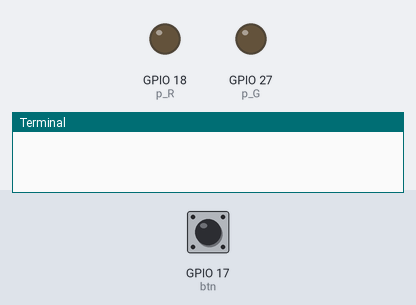
The program below on a simulated Raspberry Pi (BCM pin numbers). Parts: output pins drawn as LEDs (lit = HIGH), the last lines printed to the terminal. Inputs (shaded band) come from the test bench; at power-on: GPIO 17 (btn) HIGH.

Above: at 1.2 s.
1.3 s: GPIO 17 (btn) pulled LOW for 0.15 s
At 2.0 s:
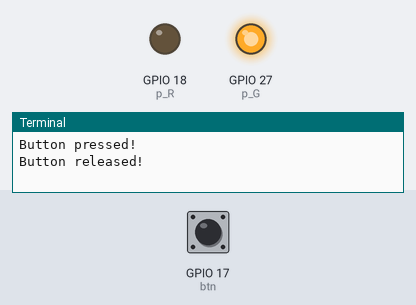
2.9 s: GPIO 17 (btn) pulled LOW for 3.2 s
At 3.7 s:
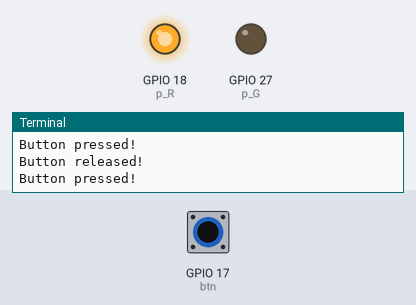
Timing chart, 0 to 7.6 s (numbered marks = the images above; inputs shaded):
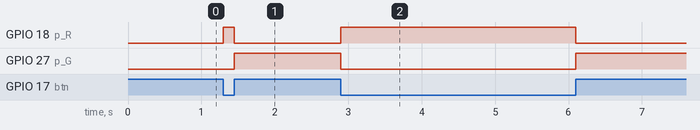

Measured:
- after the input at 1.3 s, GPIO 18 (p_R): LOW → HIGH at once, → LOW 0.15 s later; GPIO 27 (p_G): LOW → HIGH after 0.15 s
- after the input at 2.9 s, GPIO 18 (p_R): LOW → HIGH at once, → LOW 3.2 s later; GPIO 27 (p_G): HIGH → LOW at once, → HIGH 3.2 s later

The program:

makerobo-ch06.py
```python
from gpiozero import LED
from gpiozero import Button
#from colorzero import Color
from time import sleep
from signal import pause

btn = Button(17)
p_R = LED(18)
p_G = LED(27)

def pressed():
    p_R.on()
    p_G.off()
    print("Button pressed!")

def released():
    p_R.off()
    p_G.on()
    print("Button released!")

btn.when_pressed = pressed
btn.when_released = released

#def makerobo_setup():
#    relaypin.off()

def makerobo_loop():
    pause() # Keeps the program running

def makerobo_destroy():
    p_R.close()
    p_G.close()

if __name__ == '__main__':
    try:
        makerobo_loop()
    except KeyboardInterrupt:
        makerobo_destroy()
    
```
